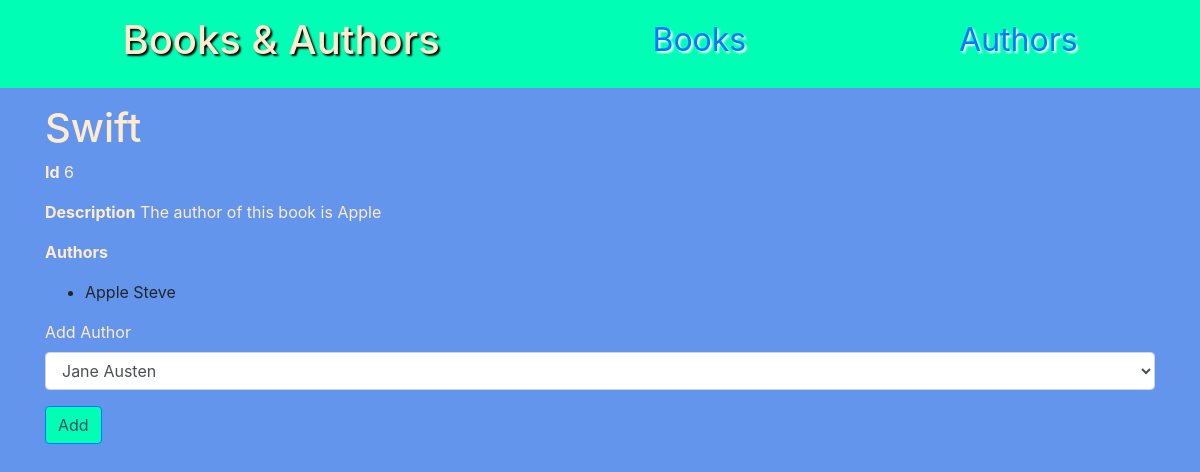
The page /books/6 on the database its author committed.
### books_authors_app/models.py (models this page shows)
class Book(models.Model):
    title= models.CharField(max_length = 255)
    description = models.TextField()
    created_at = models.DateTimeField(auto_now_add = True)
    updated_at = models.DateTimeField(auto_now = True)

class Author(models.Model):
    first_name = models.CharField(max_length = 45)
    last_name = models.CharField(max_length = 45)
    notes = models.TextField()
    books = models.ManyToManyField(Book, related_name = 'authors')
    created_at = models.DateTimeField(auto_now_add = True)
    updated_at = models.DateTimeField(auto_now = True)
    @property
    def full_name(self):
        return f"{self.first_name} {self.last_name}"

### books_authors_app/views.py (the view)
# urls.py: path('books/<int:book_id>', views.show_book),
def show_book(request, book_id):
    book = Book.objects.get(id=book_id)
    context = {
        "book": book,
        "authors": Author.objects.exclude(books__id=book_id)
    }
    return render(request,'book.html', context)

### books_authors_app/templates/book.html (shortened to what this page needs)
<!DOCTYPE html>
<html lang="en">
<head>
    <link href="https://stackpath.bootstrapcdn.com/bootstrap/4.5.0/css/bootstrap.min.css" rel="stylesheet">
    {% load static %}
    <link rel="stylesheet" href="{% static 'style.css'%}">
</head>
<body>
    <nav>
        <h1>Books & Authors</h1>
        <a href="/">Books</a>
        <a href="/authors">Authors</a>
    </nav>
    <div class="container">
        <h1>{{ book.title }}</h1>
        <p><strong>Id</strong> {{ book.id }}</p>
        <p><strong>Description</strong> {{ book.description }}</p>
        <p><strong>Authors</strong></p>
        <ul>
            {% for author in book.authors.all %}
            <li>{{ author.full_name }}</li>
            {% endfor %}
        </ul>
        {% if authors %}
        <form action="/books/{{ book.id }}/assign" method="post">
            <div class="form-group">
                <label for="author_id">Add Author</label>
                <select name="author_id" id="author_id" class="form-control">
                    {% for author in authors %}
                    <option value="{{ author.id }}">{{ author.full_name}}</option>
                    {% endfor %}
                </select>
            </div>
            <button class="btn btn-primary">Add</button>
        </form>
        {% endif %}
    </div>
</body>
</html>

### books_authors_app/static/style.css (style rules this page uses)
body { background-color: cornflowerblue; }
h1,h2,h3,h4,h5,p,label { color: blanchedalmond; }
nav { background-color: #00ffb4; display: flex; justify-content: space-around; margin-bottom: 1em; padding: 1em; }
nav > h1 { text-shadow: 2px 2px 2px black; }
nav > a { font-size: 2rem; text-shadow: 2px 2px 2px white; }
.btn-primary { color: #394a67; background-color: #00ffb4; border-color: #007bff; }

### rows shown on the page
Book: title "Swift", id "6", description "The author of this book is Apple"
Author: full_name "Apple Steve"

### other values the page prints
form field author_id "Jane Austen"
